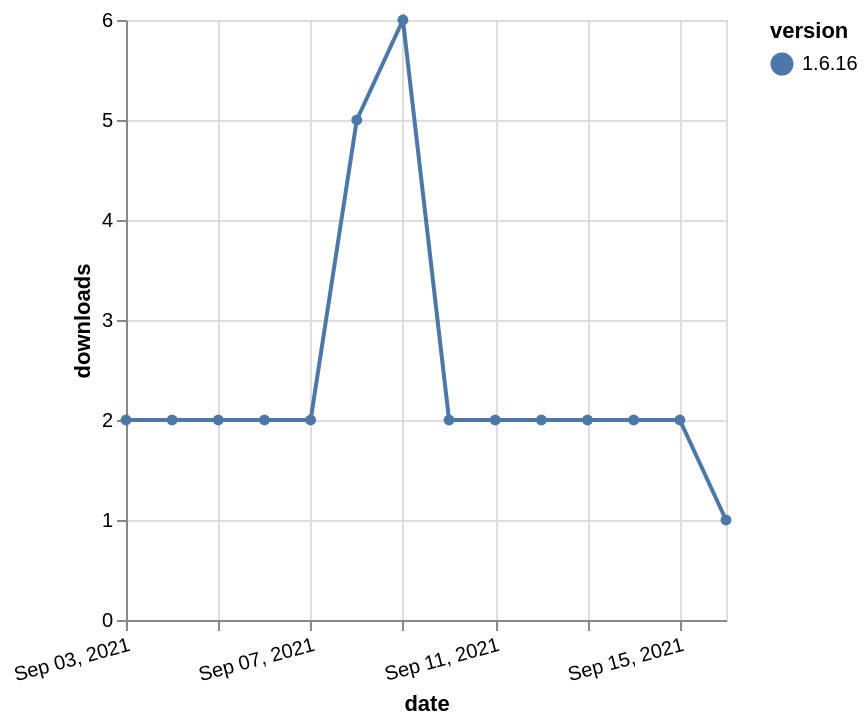

Write a Vega-Lite specification for this figure.
### Vega-Lite specification from a JSON file in a GitHub repository (floating-point values rounded to 4 significant figures)
{"$schema": "https://vega.github.io/schema/vega-lite/v5.json", "description": "A simple bar chart with embedded data.", "data": {"values": [{"date": "2021-09-03", "total": 4863, "delta": 2, "version": "1.6.16"}, {"date": "2021-09-04", "total": 4865, "delta": 2, "version": "1.6.16"}, {"date": "2021-09-05", "total": 4867, "delta": 2, "version": "1.6.16"}, {"date": "2021-09-06", "total": 4869, "delta": 2, "version": "1.6.16"}, {"date": "2021-09-07", "total": 4871, "delta": 2, "version": "1.6.16"}, {"date": "2021-09-08", "total": 4876, "delta": 5, "version": "1.6.16"}, {"date": "2021-09-09", "total": 4882, "delta": 6, "version": "1.6.16"}, {"date": "2021-09-10", "total": 4884, "delta": 2, "version": "1.6.16"}, {"date": "2021-09-11", "total": 4886, "delta": 2, "version": "1.6.16"}, {"date": "2021-09-12", "total": 4888, "delta": 2, "version": "1.6.16"}, {"date": "2021-09-13", "total": 4890, "delta": 2, "version": "1.6.16"}, {"date": "2021-09-14", "total": 4892, "delta": 2, "version": "1.6.16"}, {"date": "2021-09-15", "total": 4894, "delta": 2, "version": "1.6.16"}, {"date": "2021-09-16", "total": 4895, "delta": 1, "version": "1.6.16"}]}, "width": "container", "mark": {"type": "line", "point": {"filled": true}}, "encoding": {"x": {"field": "date", "type": "temporal", "timeUnit": "yearmonthdate", "title": "date", "axis": {"labelAngle": -15}}, "y": {"field": "delta", "type": "quantitative", "title": "downloads"}, "color": {"field": "version", "type": "nominal"}, "tooltip": {"field": "delta"}}}
